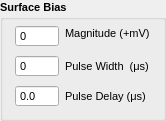
  <widget class="QGroupBox" name="groupBox_Surfbias">
   <property name="geometry">
    <rect>
     <x>630</x>
     <y>275</y>
     <width>166</width>
     <height>121</height>
    </rect>
   </property>
   <property name="font">
    <font>
     <family>Tahoma</family>
     <pointsize>8</pointsize>
     <weight>75</weight>
     <bold>true</bold>
    </font>
   </property>
   <property name="title">
    <string>Surface Bias</string>
   </property>
   <widget class="QSpinBox" name="inp_voltSurf">
    <property name="geometry">
     <rect>
      <x>15</x>
      <y>25</y>
      <width>44</width>
      <height>22</height>
     </rect>
    </property>
    <property name="sizePolicy">
     <sizepolicy hsizetype="Fixed" vsizetype="Fixed">
      <horstretch>0</horstretch>
      <verstretch>0</verstretch>
     </sizepolicy>
    </property>
    <property name="maximumSize">
     <size>
      <width>50</width>
      <height>16777215</height>
     </size>
    </property>
    <property name="font">
     <font>
      <weight>50</weight>
      <bold>false</bold>
     </font>
    </property>
    <property name="mouseTracking">
     <bool>true</bool>
    </property>
    <property name="wrapping">
     <bool>false</bool>
    </property>
    <property name="frame">
     <bool>true</bool>
    </property>
    <property name="buttonSymbols">
     <enum>QAbstractSpinBox::NoButtons</enum>
    </property>
    <property name="keyboardTracking">
     <bool>true</bool>
    </property>
    <property name="maximum">
     <number>5000</number>
    </property>
   </widget>
   <widget class="QLabel" name="label_18">
    <property name="geometry">
     <rect>
      <x>65</x>
      <y>25</y>
      <width>86</width>
      <height>16</height>
     </rect>
    </property>
    <property name="font">
     <font>
      <weight>50</weight>
      <bold>false</bold>
     </font>
    </property>
    <property name="text">
     <string>Magnitude (+mV)</string>
    </property>
   </widget>
   <widget class="QSpinBox" name="inp_widthSurf">
    <property name="geometry">
     <rect>
      <x>15</x>
      <y>55</y>
      <width>44</width>
      <height>22</height>
     </rect>
    </property>
    <property name="sizePolicy">
     <sizepolicy hsizetype="Fixed" vsizetype="Fixed">
      <horstretch>0</horstretch>
      <verstretch>0</verstretch>
     </sizepolicy>
    </property>
    <property name="maximumSize">
     <size>
      <width>50</width>
      <height>16777215</height>
     </size>
    </property>
    <property name="font">
     <font>
      <weight>50</weight>
      <bold>false</bold>
     </font>
    </property>
    <property name="mouseTracking">
     <bool>true</bool>
    </property>
    <property name="wrapping">
     <bool>false</bool>
    </property>
    <property name="frame">
     <bool>true</bool>
    </property>
    <property name="buttonSymbols">
     <enum>QAbstractSpinBox::NoButtons</enum>
    </property>
    <property name="keyboardTracking">
     <bool>true</bool>
    </property>
    <property name="maximum">
     <number>200</number>
    </property>
   </widget>
   <widget class="QLabel" name="label_28">
    <property name="geometry">
     <rect>
      <x>65</x>
      <y>58</y>
      <width>86</width>
      <height>16</height>
     </rect>
    </property>
    <property name="font">
     <font>
      <weight>50</weight>
      <bold>false</bold>
     </font>
    </property>
    <property name="text">
     <string>Pulse Width  (μs)</string>
    </property>
   </widget>
   <widget class="QDoubleSpinBox" name="inp_delaySurf">
    <property name="geometry">
     <rect>
      <x>15</x>
      <y>85</y>
      <width>44</width>
      <height>22</height>
     </rect>
    </property>
    <property name="sizePolicy">
     <sizepolicy hsizetype="Fixed" vsizetype="Fixed">
      <horstretch>0</horstretch>
      <verstretch>0</verstretch>
     </sizepolicy>
    </property>
    <property name="maximumSize">
     <size>
      <width>50</width>
      <height>16777215</height>
     </size>
    </property>
    <property name="font">
     <font>
      <weight>50</weight>
      <bold>false</bold>
     </font>
    </property>
    <property name="mouseTracking">
     <bool>true</bool>
    </property>
    <property name="wrapping">
     <bool>false</bool>
    </property>
    <property name="frame">
     <bool>true</bool>
    </property>
    <property name="buttonSymbols">
     <enum>QAbstractSpinBox::NoButtons</enum>
    </property>
    <property name="keyboardTracking">
     <bool>true</bool>
    </property>
    <property name="decimals">
     <number>1</number>
    </property>
    <property name="maximum">
     <double>500.000000000000000</double>
    </property>
    <property name="singleStep">
     <double>0.100000000000000</double>
    </property>
   </widget>
   <widget class="QLabel" name="label_29">
    <property name="geometry">
     <rect>
      <x>65</x>
      <y>88</y>
      <width>86</width>
      <height>16</height>
     </rect>
    </property>
    <property name="font">
     <font>
      <weight>50</weight>
      <bold>false</bold>
     </font>
    </property>
    <property name="text">
     <string>Pulse Delay (μs)</string>
    </property>
   </widget>
  </widget>
